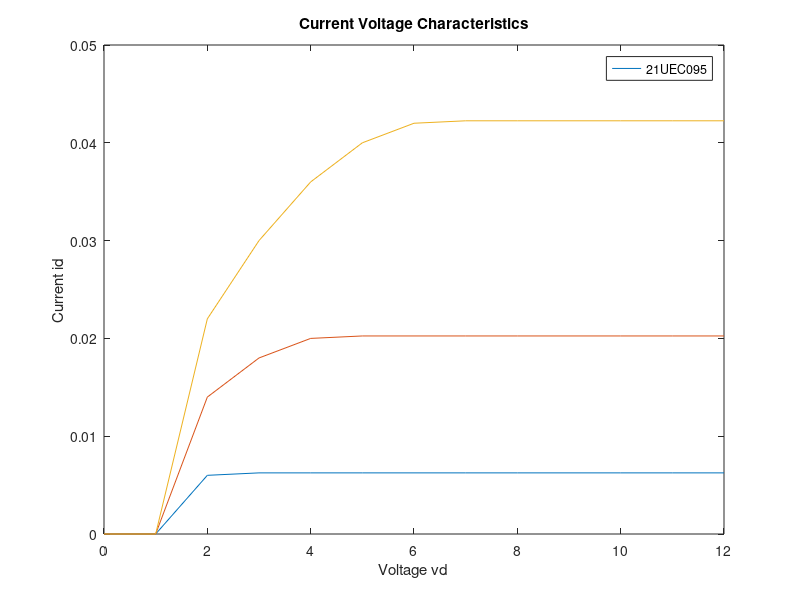

Write the MATLAB code that produced this figure.
clc
kn=1e-3;
vt=1.5;
vds=0:1:12;
vgs=4:2:8;
m=length(vds);
n=length(vgs);
for  i=1:n
    for  j=1:m
        if  vds(j)<vt
            id(i,j)=0;
        elseif vds(j)>=(vgs(i)-vt)
                id(i,j)= kn*(vgs(i)-vt)^2;
            elseif vds(j)<(vgs(i)-vt)
                    id(i,j)=kn*(2*(vgs(i)-vt)*vds(j)-vds(j)^2);
                end
            end
        end
       plot(vds,id) 
       title('Current Voltage Characteristics');
       xlabel('Voltage vd');
       ylabel('Current id');
       legend('21UEC095');